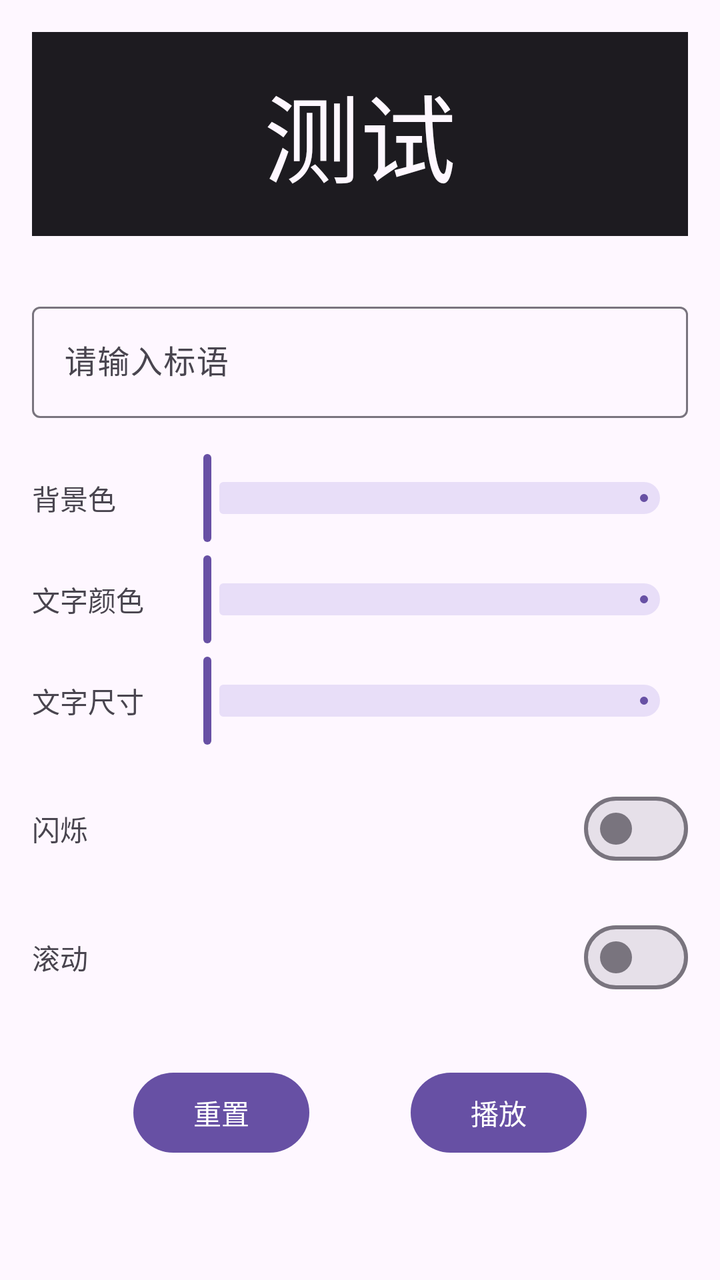
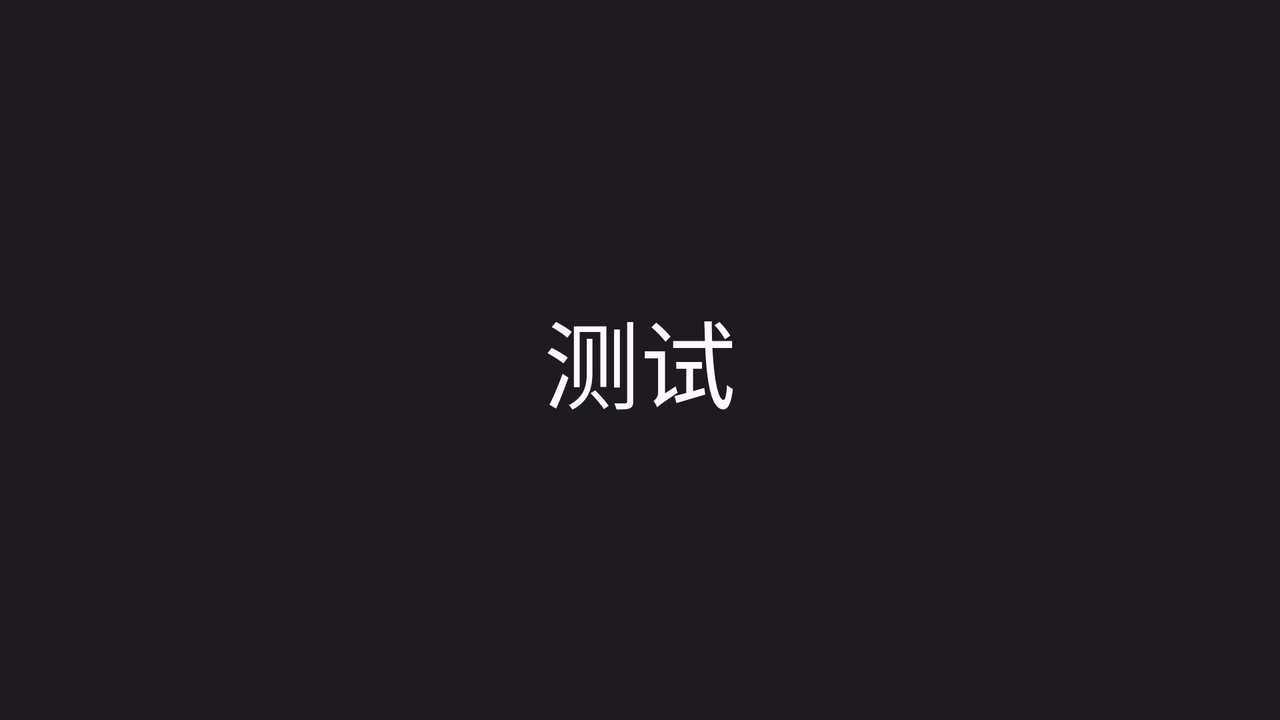

First picture: res/layout/ on a phone held upright. Second picture: the repository's own variant of that layout, on a device whose configuration matches the variant's folder. Source for both follows.
<!-- AndroidManifest.xml: application theme Theme.LearnView -->
<!-- res/layout/fragment_animate_text.xml -->
<?xml version="1.0" encoding="utf-8"?>
<androidx.constraintlayout.widget.ConstraintLayout xmlns:android="http://schemas.android.com/apk/res/android"
    xmlns:app="http://schemas.android.com/apk/res-auto"
    xmlns:tools="http://schemas.android.com/tools"
    android:layout_width="match_parent"
    android:layout_height="match_parent"
    android:padding="16dp"
    tools:context=".ui.animatetext.AnimateTextFragment">

    <FrameLayout
        android:id="@+id/at_layout_board_preview"
        android:layout_width="0dp"
        android:layout_height="wrap_content"
        android:background="?attr/colorOnSurface"
        android:paddingVertical="16dp"
        app:layout_constraintEnd_toEndOf="parent"
        app:layout_constraintStart_toStartOf="parent"
        app:layout_constraintTop_toTopOf="parent">
        <TextView
            android:id="@+id/at_text_slogan_preview"
            android:layout_width="wrap_content"
            android:layout_height="wrap_content"
            android:layout_gravity="center"
            tools:text="测试"
            tools:textColor="?attr/colorSurface"
            tools:textSize="48sp" />
    </FrameLayout>

    <com.google.android.material.textfield.TextInputLayout
        android:id="@+id/at_input_slogan"
        android:layout_width="0dp"
        android:layout_height="wrap_content"
        android:hint="@string/long_input_slogan"
        app:layout_constraintEnd_toEndOf="parent"
        app:layout_constraintStart_toStartOf="parent"
        app:layout_constraintTop_toBottomOf="@id/at_layout_board_preview"
        app:layout_constraintBottom_toTopOf="@id/at_text_bg">
        <com.google.android.material.textfield.TextInputEditText
            android:layout_width="match_parent"
            android:layout_height="wrap_content" />
    </com.google.android.material.textfield.TextInputLayout>

    <TextView
        android:id="@+id/at_text_bg"
        android:layout_width="wrap_content"
        android:layout_height="wrap_content"
        android:text="@string/short_background_color"
        app:layout_constraintStart_toStartOf="parent"
        app:layout_constraintEnd_toStartOf="@id/at_slider_bg"
        app:layout_constraintTop_toBottomOf="@id/at_input_slogan"
        app:layout_constraintBottom_toTopOf="@id/at_text_slogan_color"
        app:layout_constraintHorizontal_chainStyle="spread_inside" />

    <com.google.android.material.slider.Slider
        android:id="@+id/at_slider_bg"
        android:layout_width="0dp"
        android:layout_height="wrap_content"
        android:contentDescription="@string/short_background_color"
        android:valueFrom="@color/black"
        android:valueTo="@color/white"
        app:labelBehavior="gone"
        app:layout_constraintWidth_percent=".8"
        app:layout_constraintEnd_toEndOf="parent"
        app:layout_constraintBottom_toBottomOf="@+id/at_text_bg"
        app:layout_constraintStart_toEndOf="@id/at_text_bg"
        app:layout_constraintTop_toTopOf="@id/at_text_bg" />

    <TextView
        android:id="@+id/at_text_slogan_color"
        android:layout_width="wrap_content"
        android:layout_height="wrap_content"
        android:text="@string/short_text_color"
        app:layout_constraintStart_toStartOf="parent"
        app:layout_constraintEnd_toStartOf="@id/at_slider_slogan_color"
        app:layout_constraintTop_toBottomOf="@id/at_text_bg"
        app:layout_constraintBottom_toTopOf="@id/at_text_slogan_size"
        app:layout_constraintHorizontal_chainStyle="spread_inside" />

    <com.google.android.material.slider.Slider
        android:id="@+id/at_slider_slogan_color"
        android:layout_width="0dp"
        android:layout_height="wrap_content"
        android:contentDescription="@string/short_text_color"
        android:valueFrom="@color/black"
        android:valueTo="@color/white"
        app:labelBehavior="gone"
        app:layout_constraintWidth_percent=".8"
        app:layout_constraintEnd_toEndOf="parent"
        app:layout_constraintBottom_toBottomOf="@+id/at_text_slogan_color"
        app:layout_constraintStart_toEndOf="@id/at_text_slogan_color"
        app:layout_constraintTop_toTopOf="@id/at_text_slogan_color" />

    <TextView
        android:id="@+id/at_text_slogan_size"
        android:layout_width="wrap_content"
        android:layout_height="wrap_content"
        android:text="@string/short_text_size"
        app:layout_constraintStart_toStartOf="parent"
        app:layout_constraintEnd_toStartOf="@id/at_slider_slogan_size"
        app:layout_constraintTop_toBottomOf="@id/at_text_slogan_color"
        app:layout_constraintBottom_toTopOf="@id/at_switch_flashing"
        app:layout_constraintHorizontal_chainStyle="spread_inside" />

    <com.google.android.material.slider.Slider
        android:id="@+id/at_slider_slogan_size"
        android:layout_width="0dp"
        android:layout_height="wrap_content"
        android:valueFrom="12.0"
        android:valueTo="112.0"
        android:contentDescription="@string/short_text_size"
        app:labelBehavior="gone"
        app:layout_constraintWidth_percent=".8"
        app:layout_constraintEnd_toEndOf="parent"
        app:layout_constraintBottom_toBottomOf="@+id/at_text_slogan_size"
        app:layout_constraintStart_toEndOf="@id/at_text_slogan_size"
        app:layout_constraintTop_toTopOf="@id/at_text_slogan_size" />

    <TextView
        android:id="@+id/at_text_flashing"
        android:layout_width="wrap_content"
        android:layout_height="wrap_content"
        android:text="@string/short_flashing"
        app:layout_constraintStart_toStartOf="parent"
        app:layout_constraintEnd_toStartOf="@id/at_switch_flashing"
        app:layout_constraintTop_toBottomOf="@id/at_text_slogan_size"
        app:layout_constraintBottom_toTopOf="@id/at_text_rolling"
        app:layout_constraintHorizontal_chainStyle="spread_inside" />

    <com.google.android.material.materialswitch.MaterialSwitch
        android:id="@+id/at_switch_flashing"
        android:layout_width="wrap_content"
        android:layout_height="wrap_content"
        app:layout_constraintStart_toEndOf="@id/at_text_flashing"
        app:layout_constraintBottom_toBottomOf="@+id/at_text_flashing"
        app:layout_constraintEnd_toEndOf="parent"
        app:layout_constraintTop_toTopOf="@+id/at_text_flashing" />

    <TextView
        android:id="@+id/at_text_rolling"
        android:layout_width="wrap_content"
        android:layout_height="wrap_content"
        android:text="@string/short_rolling"
        app:layout_constraintStart_toStartOf="parent"
        app:layout_constraintEnd_toStartOf="@id/at_switch_rolling"
        app:layout_constraintTop_toBottomOf="@id/at_text_flashing"
        app:layout_constraintBottom_toTopOf="@id/at_btn_play_control"
        app:layout_constraintHorizontal_chainStyle="spread_inside" />

    <com.google.android.material.materialswitch.MaterialSwitch
        android:id="@+id/at_switch_rolling"
        android:layout_width="wrap_content"
        android:layout_height="wrap_content"
        app:layout_constraintStart_toEndOf="@id/at_text_rolling"
        app:layout_constraintBottom_toBottomOf="@id/at_text_rolling"
        app:layout_constraintEnd_toEndOf="parent"
        app:layout_constraintTop_toTopOf="@+id/at_text_rolling" />

    <com.google.android.material.button.MaterialButton
        android:id="@+id/at_btn_reset"
        android:layout_width="wrap_content"
        android:layout_height="wrap_content"
        android:text="@string/short_reset"
        app:layout_constraintTop_toBottomOf="@id/at_text_rolling"
        app:layout_constraintStart_toStartOf="parent"
        app:layout_constraintEnd_toStartOf="@id/at_btn_play_control"
        app:layout_constraintBottom_toBottomOf="parent" />

    <com.google.android.material.button.MaterialButton
        android:id="@+id/at_btn_play_control"
        android:layout_width="wrap_content"
        android:layout_height="wrap_content"
        android:text="@string/short_play"
        app:layout_constraintTop_toTopOf="@id/at_btn_reset"
        app:layout_constraintStart_toEndOf="@id/at_btn_reset"
        app:layout_constraintEnd_toEndOf="parent"
        app:layout_constraintBottom_toBottomOf="@id/at_btn_reset" />

</androidx.constraintlayout.widget.ConstraintLayout>
<!-- resources referenced by this layout -->
<resources>
  <color name="black">#FF000000</color>
  <color name="white">#FFFFFFFF</color>
  <string name="long_input_slogan">请输入标语</string>
  <string name="short_background_color">背景色</string>
  <string name="short_flashing">闪烁</string>
  <string name="short_play">播放</string>
  <string name="short_reset">重置</string>
  <string name="short_rolling">滚动</string>
  <string name="short_text_color">文字颜色</string>
  <string name="short_text_size">文字尺寸</string>
  <style name="Theme.LearnView" parent="Theme.Material3.DayNight.NoActionBar">
          
          
          
          
          
          
          
          
          
          
          
          <item name="android:windowTranslucentStatus">true</item>
      </style>
</resources>
<!-- res/layout-land/fragment_animate_text.xml (the repository's variant of the layout above) -->
<!-- drawn on the phone turned sideways -->
<?xml version="1.0" encoding="utf-8"?>
<androidx.coordinatorlayout.widget.CoordinatorLayout xmlns:android="http://schemas.android.com/apk/res/android"
    xmlns:app="http://schemas.android.com/apk/res-auto"
    xmlns:tools="http://schemas.android.com/tools"
    android:layout_width="match_parent"
    android:layout_height="match_parent"
    tools:context=".ui.animatetext.AnimateTextFragment">

    <FrameLayout
        android:id="@+id/at_layout_board_preview"
        android:layout_width="match_parent"
        android:layout_height="match_parent"
        android:background="?attr/colorOnSurface"
        android:paddingVertical="16dp">
        <TextView
            android:id="@+id/at_text_slogan_preview"
            android:layout_width="wrap_content"
            android:layout_height="wrap_content"
            android:layout_gravity="center"
            tools:text="测试"
            tools:textColor="?attr/colorSurface"
            tools:textSize="48sp" />
    </FrameLayout>

    <com.google.android.material.textfield.TextInputLayout
        android:id="@+id/at_input_slogan"
        android:layout_width="0dp"
        android:layout_height="wrap_content"
        android:hint="@string/long_input_slogan"
        android:visibility="gone" >
        <com.google.android.material.textfield.TextInputEditText
            android:layout_width="match_parent"
            android:layout_height="wrap_content" />
    </com.google.android.material.textfield.TextInputLayout>

    <TextView
        android:id="@+id/at_text_bg"
        android:layout_width="wrap_content"
        android:layout_height="wrap_content"
        android:text="@string/short_background_color"
        android:visibility="gone"/>

    <com.google.android.material.slider.Slider
        android:id="@+id/at_slider_bg"
        android:layout_width="0dp"
        android:layout_height="wrap_content"
        android:contentDescription="@string/short_background_color"
        android:valueFrom="@color/black"
        android:valueTo="@color/white"
        android:visibility="gone"
        app:labelBehavior="gone" />

    <TextView
        android:id="@+id/at_text_slogan_color"
        android:layout_width="wrap_content"
        android:layout_height="wrap_content"
        android:text="@string/short_text_color"
        android:visibility="gone" />

    <com.google.android.material.slider.Slider
        android:id="@+id/at_slider_slogan_color"
        android:layout_width="0dp"
        android:layout_height="wrap_content"
        android:contentDescription="@string/short_text_color"
        android:valueFrom="@color/black"
        android:valueTo="@color/white"
        android:visibility="gone"
        app:labelBehavior="gone" />

    <TextView
        android:id="@+id/at_text_slogan_size"
        android:layout_width="wrap_content"
        android:layout_height="wrap_content"
        android:text="@string/short_text_size"
        android:visibility="gone" />

    <com.google.android.material.slider.Slider
        android:id="@+id/at_slider_slogan_size"
        android:layout_width="0dp"
        android:layout_height="wrap_content"
        android:valueFrom="12.0"
        android:valueTo="112.0"
        android:contentDescription="@string/short_text_size"
        android:visibility="gone"
        app:labelBehavior="gone" />

    <TextView
        android:id="@+id/at_text_flashing"
        android:layout_width="wrap_content"
        android:layout_height="wrap_content"
        android:text="@string/short_flashing"
        android:visibility="gone" />

    <com.google.android.material.materialswitch.MaterialSwitch
        android:id="@+id/at_switch_flashing"
        android:layout_width="wrap_content"
        android:layout_height="wrap_content"
        android:visibility="gone" />

    <TextView
        android:id="@+id/at_text_rolling"
        android:layout_width="wrap_content"
        android:layout_height="wrap_content"
        android:text="@string/short_rolling"
        android:visibility="gone" />

    <com.google.android.material.materialswitch.MaterialSwitch
        android:id="@+id/at_switch_rolling"
        android:layout_width="wrap_content"
        android:layout_height="wrap_content"
        android:visibility="gone" />

    <com.google.android.material.button.MaterialButton
        android:id="@+id/at_btn_reset"
        android:layout_width="wrap_content"
        android:layout_height="wrap_content"
        android:text="@string/short_reset"
        android:visibility="gone" />

    <com.google.android.material.button.MaterialButton
        style="?attr/materialButtonOutlinedStyle"
        android:id="@+id/at_btn_play_control"
        android:layout_width="wrap_content"
        android:layout_height="wrap_content"
        android:layout_gravity="end|bottom"
        android:visibility="gone"
        android:text="@string/short_exit" />

</androidx.coordinatorlayout.widget.CoordinatorLayout>
<!-- resources referenced by the variant -->
<!-- as the phone turned sideways resolves them -->
<resources>
  <color name="black">#FF000000</color>
  <color name="white">#FFFFFFFF</color>
  <string name="long_input_slogan">请输入标语</string>
  <string name="short_background_color">背景色</string>
  <string name="short_exit">退出</string>
  <string name="short_flashing">闪烁</string>
  <string name="short_reset">重置</string>
  <string name="short_rolling">滚动</string>
  <string name="short_text_color">文字颜色</string>
  <string name="short_text_size">文字尺寸</string>
  <style name="Theme.LearnView" parent="Theme.Material3.DayNight.NoActionBar">
          
          
          
          
          
          
          
          
          
          
          
          <item name="android:windowTranslucentStatus">true</item>
      </style>
</resources>
